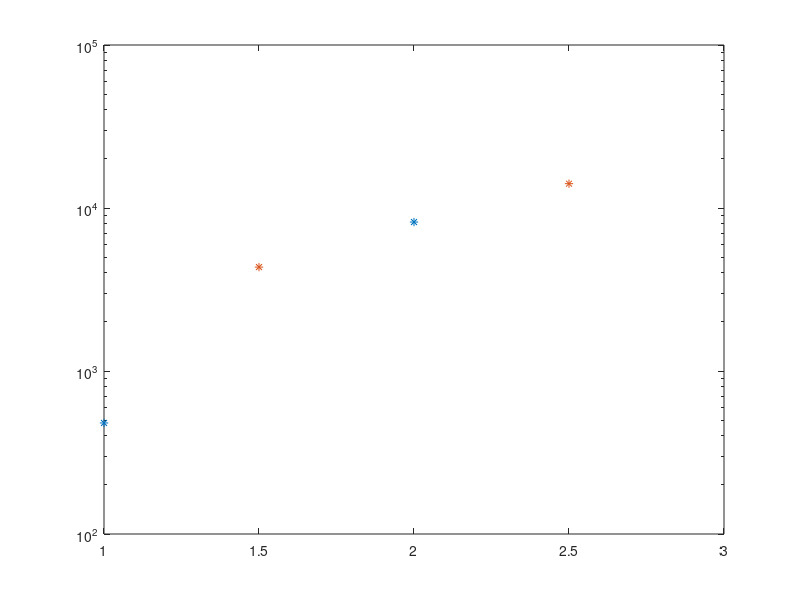

Here is the MATLAB script that generated this plot: (Note: this script raises an error after producing the figure.)
% Test filter bank design for EVERTims JUCE Audio plugin: either 10 or 3
% band filter banks, composed of low pass filters recursively applied to
% the input signal to exctract (recursively then) the frequency bands of
% interest before applying freq-specific absorption gains.
%
% David Poirier-Quinot, IRCAM 2016

%% Init
Fs = 44100;
Q = sqrt(2)/2; %sqrt(2)/(2-1);
peakGain = 0.0;
Fmax = 20000;

%% Generate "10 bands filter bank" Fc
N = 9; % all but the last one

% get Fc list (since we go for lowpass rather than bandpass, we need to 
% find the 'in-between' freq for each Fc of classical octave filter-bank
% NOTE FOR SELF: is it really 'linear in-betwen' we want?
Fc = 31.5; % in Hz
Fc_mid = [];
for i = 2:N;
    Fc = [Fc Fc(i-1)*2];
    Fc_mid(i-1) = ( Fc(i-1) + Fc(i) ) / 2;
end
Fc_mid(i) = Fc(i) + (Fmax - Fc(i)) / 2;
% semilogy(Fc, '*'); hold on, semilogy([1:N]+0.5, Fc_mid, '*'); hold off, 
Fc = Fc_mid;

%% Generate "3 bands filter bank" Fc
N = 2; % all but the last one

Fc = [480, 8200]; % in Hz
Fc_mid = [];
for i = 2:N;
    Fc_mid(i-1) = ( Fc(i-1) + Fc(i) ) / 2;
end
Fc_mid(i) = Fc(i) + (Fmax - Fc(i)) / 2;
semilogy(Fc, '*'); hold on, semilogy([1:N]+0.5, Fc_mid, '*'); hold off, 
Fc = Fc_mid;

%% Create filters

% create filters
AB = [];
type = 'lowpass';
for i = 1:N;
    [a0, a1, a2, b1, b2] = calcBiquad(type, Fc(i), Fs, Q, peakGain);
    AB(i, 1:6) = [a0, a1, a2, 1, b1, b2];
end

% plot filters
clf, colorList = {'red', 'blue'};
for i = 1:N;
    freqz(AB(i, 1:3),AB(i, 4:6)); hold on, 
    lines = findall(gcf,'type','line');
    set(lines(1),'color',colorList{mod(i,length(colorList))+1} );
end
% set x axis log scale
ax = findall(gcf, 'Type', 'axes');
set(ax, 'XScale', 'log');
set(ax, 'YLim', [-10 10]);

%% Simulate filtering

% create stimulus
clf
x = rand(44100, 1)-0.5;

% filter stimulus, emulate per-band energy loss
G = 1.0*ones(N+1,1);
% G(3) = 1;
x_rest = x; y = zeros(size(x));
for i = 1:N;
    x_filt = filter(AB(i, 1:3),AB(i, 4:6), x_rest);
    y = y + x_filt * G(i);
%     simpleFFT(x_filt, Fs); input('');
    x_rest = x_rest - x_filt;
end
% last band
x_filt = x_rest;
% simpleFFT(x_filt, Fs); input('');
y = y + x_filt * G(i+1);

% plot IO
subplot(3,2,1), plot(x); title('in')
subplot(3,2,2), simpleFFT(x, Fs); title('in (freq)')
subplot(3,2,3), plot(y); title('out')
subplot(3,2,4), simpleFFT(y, Fs); title('out (freq)')
subplot(3,2,5), plot(y-x); title('diff')
subplot(3,2,6), simpleFFT(y-x, Fs); title('diff (freq)')

% compare output / input
p = audioplayer([x y], Fs);
play(p);